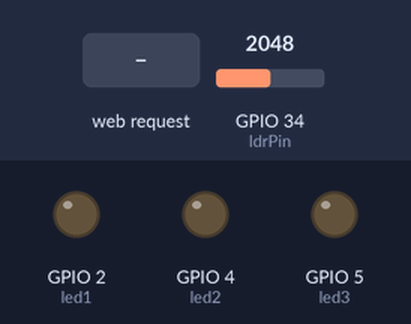
The sketch below on a simulated ESP32. Parts: output pins drawn as LEDs (lit = HIGH). The inputs (shaded band) are chosen by the test bench; at power-on: GPIO 34 (ldrPin) = 2048. WiFi joins after 1.5 s; servers stay silent unless stated; what the sketch prints to the serial monitor is not drawn.

Above: at 2.7 s.
2.8 s: HTTP request GET /mode received
At 3.8 s:
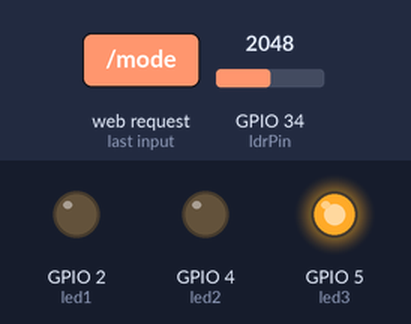
4.3 s: HTTP request GET /led1 received
At 4.9 s:
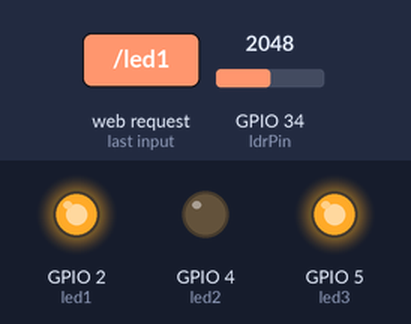
5.8 s: HTTP request GET /led2 received
At 6.1 s:
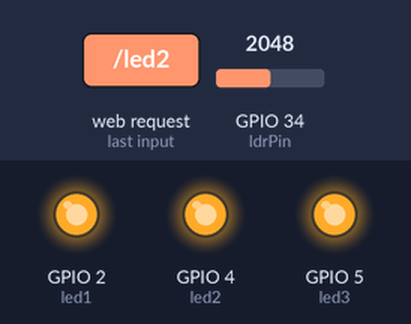
7.3 s: HTTP request GET /led3 received
At 8.4 s:
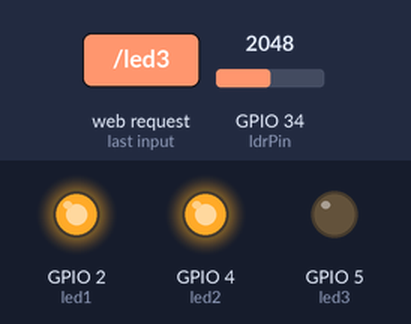
8.8 s: HTTP request GET /led1 received
At 9.5 s:
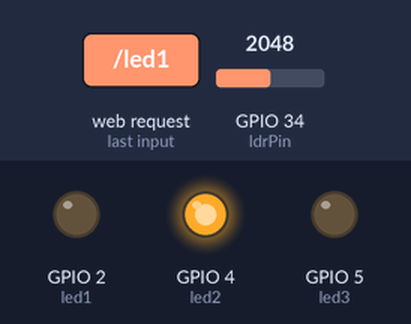
10.3 s: HTTP request GET /led3 received
At 10.7 s:
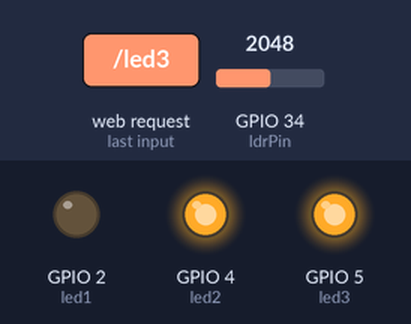
Timing chart, 0 to 12.8 s (numbered marks = the images above; inputs shaded):
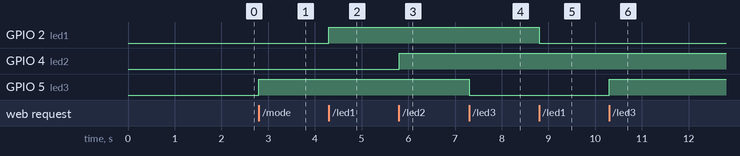

Measured:
- after the input at 2.8 s, GPIO 5 (led3): LOW → HIGH at once
- after the input at 4.3 s, GPIO 2 (led1): LOW → HIGH at once
- after the input at 5.8 s, GPIO 4 (led2): LOW → HIGH at once
- after the input at 7.3 s, GPIO 5 (led3): HIGH → LOW at once
- after the input at 8.8 s, GPIO 2 (led1): HIGH → LOW at once
- after the input at 10.3 s, GPIO 5 (led3): LOW → HIGH at once

The sketch:

LDR_Led_control_By_WIFI.ino
```cpp
#include <WiFi.h>

const char* ssid = "shree";
const char* password = "11111111";

WiFiServer server(80);

int ldrPin = 34;
int led1 = 2;
int led2 = 4;
int led3 = 5;

int ldrValue = 0;
bool autoMode = true; // Start in AUTO mode

void setup() {
  Serial.begin(115200);

  pinMode(led1, OUTPUT);
  pinMode(led2, OUTPUT);
  pinMode(led3, OUTPUT);

  digitalWrite(led1, LOW);
  digitalWrite(led2, LOW);
  digitalWrite(led3, LOW);

  // Connect WiFi
  Serial.print("Connecting to WiFi");
  WiFi.begin(ssid, password);
  while (WiFi.status() != WL_CONNECTED) {
    delay(500);
    Serial.print(".");
  }
  Serial.println("\n✅ WiFi Connected!");
  Serial.print("ESP32 IP Address: ");
  Serial.println(WiFi.localIP());

  server.begin();
}

void loop() {
  WiFiClient client = server.available();
  if (!client) return;

  ldrValue = analogRead(ldrPin);

  // Auto mode LED control
  if (autoMode) {
    if (ldrValue <= 1000) {
      digitalWrite(led1, HIGH); digitalWrite(led2, LOW); digitalWrite(led3, LOW);
    } else if (ldrValue <= 2000) {
      digitalWrite(led1, LOW); digitalWrite(led2, HIGH); digitalWrite(led3, LOW);
    } else {
      digitalWrite(led1, LOW); digitalWrite(led2, LOW); digitalWrite(led3, HIGH);
    }
  }

  String request = client.readStringUntil('\r');
  client.flush();

  // Mode Toggle
  if (request.indexOf("/mode") != -1) autoMode = !autoMode;

  // Manual controls
  if (!autoMode) {
    if (request.indexOf("/led1") != -1) digitalWrite(led1, !digitalRead(led1));
    if (request.indexOf("/led2") != -1) digitalWrite(led2, !digitalRead(led2));
    if (request.indexOf("/led3") != -1) digitalWrite(led3, !digitalRead(led3));
  }

  // Serve LDR value for AJAX
  if (request.indexOf("/ldr") != -1) {
    client.println("HTTP/1.1 200 OK");
    client.println("Content-type:text/plain");
    client.println("Connection: close");
    client.println();
    client.println(String(ldrValue));
    client.stop();
    return;
  }

  // Web page HTML
  String html = "<!DOCTYPE html><html><head><title>ESP32 Control</title>";
  html += "<style>";
  html += "body { font-family: Arial; text-align:center; background:white; color:black; }";
  html += "h1 { color:#FF6A00; margin-bottom:20px; }";

  // Big square blocks
  html += ".box { border-radius:20px; display:block; padding:30px; margin:20px auto; background:black; width:90%; max-width:700px; color:white; min-height:220px; }";
  html += ".btn { display:inline-block; padding:20px; margin:15px; font-size:18px; border:none; border-radius:50%; cursor:pointer; width:90px; height:90px; }";
  html += ".on { background:#4CAF50; color:white; }";
  html += ".off { background:#f44336; color:white; }";
  html += ".mode { background:#2196F3; color:white; border-radius:12px; width:auto; padding:15px 30px; }";
  html += "canvas { border-radius:20px; background:#111; margin-top:20px; width:100%; height:200px; }";
  html += "</style>";

  // Water wave + LED status JS
  html += "<script>";
  html += "window.onload = function() {";
  html += "let ldrValue = " + String(ldrValue) + ";";

  // Update LDR
  html += "function updateLDR() {";
  html += " var xhttp = new XMLHttpRequest();";
  html += " xhttp.onreadystatechange = function() {";
  html += "  if(this.readyState==4 && this.status==200) {";
  html += "   ldrValue = parseInt(this.responseText);";
  html += "   document.getElementById('ldrVal').innerHTML = ldrValue;";
  html += "   updateLEDStatus();";
  html += "  }";
  html += " };";
  html += " xhttp.open('GET','/ldr',true);";
  html += " xhttp.send();";
  html += "}";
  html += "setInterval(updateLDR, 1000);";

  // LED status update
  html += "function updateLEDStatus() {";
  html += "let led1 = document.getElementById('led1');";
  html += "let led2 = document.getElementById('led2');";
  html += "let led3 = document.getElementById('led3');";
  html += "if(ldrValue<=1000){ led1.className='btn on'; led2.className='btn off'; led3.className='btn off'; }";
  html += "else if(ldrValue<=2000){ led1.className='btn off'; led2.className='btn on'; led3.className='btn off'; }";
  html += "else{ led1.className='btn off'; led2.className='btn off'; led3.className='btn on'; }";
  html += "}";

  // Water wave with 4 overlapping transparent orange waves
  html += "const canvas = document.getElementById('ldrChart');";
  html += "const ctx = canvas.getContext('2d');";
  html += "let phase = 0;";
  html += "function drawWave() {";
  html += " const width = canvas.width;";
  html += " const height = canvas.height;";
  html += " ctx.clearRect(0,0,width,height);";
  html += " for(let i=0;i<4;i++){";
  html += "  const amplitude = 10 + i*5;";
  html += "  const frequency = 0.02 + i*0.01;";
  html += "  const offset = i*20;";
  html += "  ctx.fillStyle = 'rgba(255,165,0,0.2)';"; // transparent orange
  html += "  ctx.beginPath();";
  html += "  ctx.moveTo(0,height);";
  html += "  for(let x=0;x<=width;x++){";
  html += "    let y = height - (ldrValue/4095)*(height/2) + Math.sin(x*frequency + phase + offset)*amplitude;";
  html += "    ctx.lineTo(x,y);";
  html += "  }";
  html += "  ctx.lineTo(width,height); ctx.closePath(); ctx.fill();";
  html += " }";
  html += " phase += 0.1;";
  html += " requestAnimationFrame(drawWave);";
  html += "}";
  html += "drawWave();";

  html += "};";
  html += "</script></head><body>";

  html += "<h1>ESP32 LED + LDR Control</h1>";

  // Mode Block
  html += "<div class='box'><h2>Mode: " + String(autoMode ? "AUTO" : "MANUAL") + "</h2>";
  html += "<a href='/mode'><button class='mode'>Switch Mode</button></a></div>";

  // LED Status Block
  html += "<div class='box'><h2>LED Status</h2>";
  html += "<a href='/led1'><button id='led1' class='btn " + String(digitalRead(led1)? "on":"off") + "'>LED1</button></a>";
  html += "<a href='/led2'><button id='led2' class='btn " + String(digitalRead(led2)? "on":"off") + "'>LED2</button></a>";
  html += "<a href='/led3'><button id='led3' class='btn " + String(digitalRead(led3)? "on":"off") + "'>LED3</button></a>";
  html += "</div>";

  // LDR Wave Block
  html += "<div class='box'><h2>LDR Sensor</h2>";
  html += "<p><b id='ldrVal'>" + String(ldrValue) + "</b></p>";
  html += "<canvas id='ldrChart'></canvas></div>";

  html += "</body></html>";

  client.println("HTTP/1.1 200 OK");
  client.println("Content-type:text/html");
  client.println("Connection: close");
  client.println();
  client.println(html);
  client.stop();
}
```
